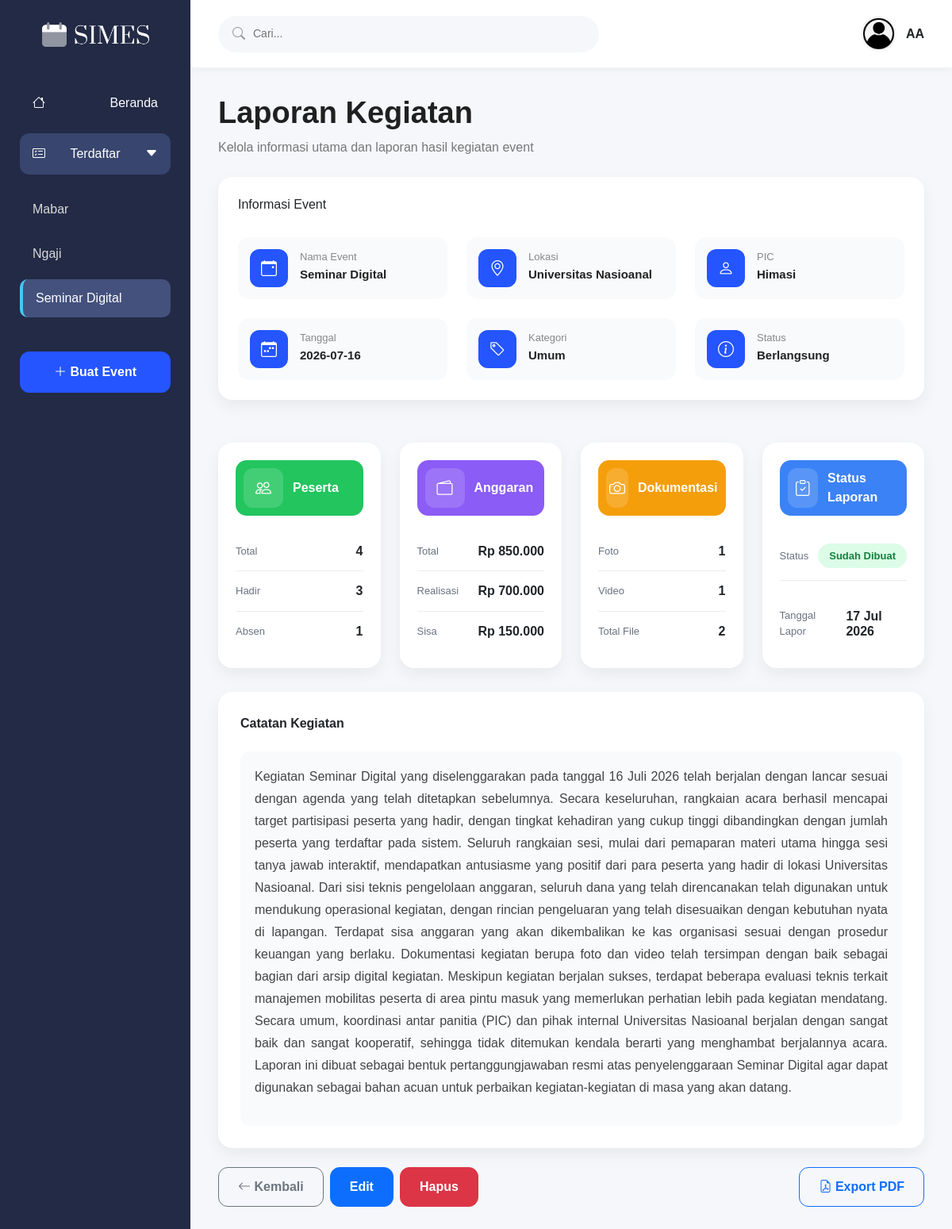
Page /reports/index.php?id_event=9 (signed in) on the committed database.
### tables this page shows
CREATE TABLE IF NOT EXISTS `events` (
  `id_event` int(11) NOT NULL AUTO_INCREMENT,
  `id_user` int(11) NOT NULL,
  `nama_event` varchar(150) NOT NULL,
  `kategori_event` varchar(100) NOT NULL,
  `lokasi` varchar(150) NOT NULL,
  `tanggal` date NOT NULL,
  `waktu` time NOT NULL,
  `penanggung_jawab` varchar(100) NOT NULL,
  `deskripsi` text DEFAULT NULL,
  `banner` varchar(255) DEFAULT NULL,
  `status_event` enum('draft','akan datang','berlangsung','selesai') DEFAULT 'draft',
  `created_at` timestamp NOT NULL DEFAULT current_timestamp(),
  PRIMARY KEY (`id_event`),
  KEY `fk_events_user` (`id_user`)
);

CREATE TABLE IF NOT EXISTS `reports` (
  `id_laporan` int(11) NOT NULL AUTO_INCREMENT,
  `id_event` int(11) NOT NULL,
  `catatan_kegiatan` text DEFAULT NULL,
  `total_peserta` int(11) DEFAULT 0,
  `total_hadir` int(11) DEFAULT 0,
  `total_anggaran` decimal(15,2) DEFAULT 0.00,
  `total_realisasi` decimal(15,2) DEFAULT 0.00,
  `total_foto` int(11) DEFAULT 0,
  `total_video` int(11) DEFAULT 0,
  `tanggal_laporan` date DEFAULT NULL,
  `created_at` timestamp NOT NULL DEFAULT current_timestamp(),
  `updated_at` timestamp NOT NULL DEFAULT current_timestamp() ON UPDATE current_timestamp(),
  PRIMARY KEY (`id_laporan`),
  UNIQUE KEY `id_event` (`id_event`)
);

### reports/index.php (the view, shortened to what this page needs)
<?php
include '../config/database.php';
$id_user = $_SESSION['id_user'];
$nama = $_SESSION['nama'];
$id_event = (int)($_GET['id_event'] ?? 0);
$event = mysqli_fetch_assoc(mysqli_query($conn, "SELECT * FROM events WHERE id_event = '$id_event' AND id_user = '$id_user'"));
$result_sidebar = mysqli_query($conn, "SELECT id_event, nama_event FROM events WHERE id_user = '$id_user' ORDER BY id_event DESC");
$report = mysqli_fetch_assoc(mysqli_query($conn, "SELECT * FROM reports WHERE id_event = '$id_event' LIMIT 1"));
$total_peserta = mysqli_fetch_assoc(mysqli_query($conn, "SELECT COUNT(*) AS total FROM participants WHERE id_event = '$id_event'"))['total'];
$total_hadir = mysqli_fetch_assoc(mysqli_query($conn, "SELECT COUNT(*) AS total FROM participants WHERE id_event = '$id_event' AND status_kehadiran = 'hadir'"))['total'];
$total_tidak_hadir = $total_peserta - $total_hadir;
$total_anggaran = mysqli_fetch_assoc(mysqli_query($conn, "SELECT COALESCE(SUM(anggaran),0) AS total FROM budgets WHERE id_event = '$id_event'"))['total'];
$total_realisasi = mysqli_fetch_assoc(mysqli_query($conn, "SELECT COALESCE(SUM(realisasi),0) AS total FROM budgets WHERE id_event = '$id_event'"))['total'];
$sisa_anggaran = $total_anggaran - $total_realisasi;
$total_foto = mysqli_fetch_assoc(mysqli_query($conn, "SELECT COUNT(*) AS total FROM documentations WHERE id_event = '$id_event' AND jenis_file='foto'"))['total'];
$total_video = mysqli_fetch_assoc(mysqli_query($conn, "SELECT COUNT(*) AS total FROM documentations WHERE id_event = '$id_event' AND jenis_file='video'"))['total'];
?>
<!DOCTYPE html>
<html lang="id">
<head>
    <link href="https://cdn.jsdelivr.net/npm/bootstrap@5.3.3/dist/css/bootstrap.min.css" rel="stylesheet">
    <link rel="stylesheet" href="https://cdn.jsdelivr.net/npm/bootstrap-icons@1.11.3/font/bootstrap-icons.css">
    <link rel="stylesheet" href="../assets/css/laporan.css">
</head>
<body>
    <div class="wrapper">
        <aside class="sidebar">
            <div class="logo">
                <img src="../assets/img/logo.png" alt="SIMES">
            </div>
            <ul class="menu">
                <li>
                    <a href="../beranda.php">
                        <i class="bi bi-house"></i> Beranda
                    </a>
                </li>
                <li class="active">
                    <a href="#">
                        <i class="bi bi-card-checklist"></i> Terdaftar <i class="bi bi-caret-down-fill arrow"></i>
                    </a>
                </li>
            </ul>
            <div class="event-list">
                <?php while ($row = mysqli_fetch_assoc($result_sidebar)): ?>
                    <a class="<?php echo ($row['id_event'] == $id_event) ? 'selected' : ''; ?>"
                        href="index.php?id_event=<?php echo $row['id_event']; ?>">
                        <?php echo htmlspecialchars($row['nama_event']); ?>
                    </a>
                <?php endwhile; ?>
            </div>
            <button class="btn-event" onclick="window.location.href='../events/create.php'">
                <i class="bi bi-plus-lg"></i> Buat Event
            </button>
        </aside>
        <main class="main-content">
            <header class="topbar">
                <div class="search"><i class="bi bi-search"></i><input type="text" placeholder="Cari..."></div>
                <div class="profile"><img src="../assets/img/profile.jpg" alt="Profile"><span><?php echo htmlspecialchars($nama); ?></span></div>
            </header>
            <div class="content">
                <div class="content-header">
                    <h2>Laporan Kegiatan</h2>
                    <p>Kelola informasi utama dan laporan hasil kegiatan event</p>
                </div>
                <div class="event-card">
                    <h6>Informasi Event</h6>
                    <div class="row g-4 mt-2">
                        <div class="col-md-4">
                            <div class="info-item">
                                <i class="bi bi-calendar-event"></i>
                                <div><small>Nama Event</small>
                                    <h6><?= htmlspecialchars($event['nama_event']) ?></h6>
                                </div>
                            </div>
                        </div>
                        <div class="col-md-4">
                            <div class="info-item"><i class="bi bi-geo-alt"></i>
                                <div><small>Lokasi</small>
                                    <h6><?= htmlspecialchars($event['lokasi']) ?></h6>
                                </div>
                            </div>
                        </div>
                        <div class="col-md-4">
                            <div class="info-item"><i class="bi bi-person"></i>
                                <div><small>PIC</small>
                                    <h6><?= htmlspecialchars($event['penanggung_jawab']) ?></h6>
                                </div>
                            </div>
                        </div>
                        <div class="col-md-4">
                            <div class="info-item"><i class="bi bi-calendar-week"></i>
                                <div><small>Tanggal</small>
                                    <h6><?= htmlspecialchars($event['tanggal'] ?? '-') ?></h6>
                                </div>
                            </div>
                        </div>
                        <div class="col-md-4">
                            <div class="info-item"><i class="bi bi-tag"></i>
                                <div><small>Kategori</small>
                                    <h6><?= htmlspecialchars($event['kategori'] ?? 'Umum') ?></h6>
                                </div>
                            </div>
                        </div>
                        <div class="col-md-4">
                            <div class="info-item"><i class="bi bi-info-circle"></i>
                                <div><small>Status</small>
                                    <h6><?= htmlspecialchars($event['status'] ?? 'Berlangsung') ?></h6>
                                </div>
                            </div>
                        </div>
                    </div>
                </div>
                <div class="row g-4 mt-2">
                    <div class="col-lg-3">
                        <div class="summary-card peserta">
                            <div class="summary-header"><i class="bi bi-people"></i><span>Peserta</span></div>
                            <div class="summary-body">
                                <div class="summary-item"><small>Total</small>
                                    <h5><?= $total_peserta ?></h5>
                                </div>
                                <div class="summary-item"><small>Hadir</small>
                                    <h5><?= $total_hadir ?></h5>
                                </div>
                                <div class="summary-item"><small>Absen</small>
                                    <h5><?= $total_tidak_hadir ?></h5>
                                </div>
                            </div>
                        </div>
                    </div>
                    <div class="col-lg-3">
                        <div class="summary-card anggaran">
                            <div class="summary-header"><i class="bi bi-wallet2"></i><span>Anggaran</span></div>
                            <div class="summary-body">
                                <div class="summary-item"><small>Total</small>
                                    <h5>Rp <?= number_format($total_anggaran, 0, ',', '.') ?></h5>
                                </div>
                                <div class="summary-item"><small>Realisasi</small>
                                    <h5>Rp <?= number_format($total_realisasi, 0, ',', '.') ?></h5>
                                </div>
                                <div class="summary-item"><small>Sisa</small>
                                    <h5>Rp <?= number_format($sisa_anggaran, 0, ',', '.') ?></h5>
                                </div>
                            </div>
                        </div>
                    </div>
                    <div class="col-lg-3">
                        <div class="summary-card dokumentasi">
                            <div class="summary-header"><i class="bi bi-camera"></i><span>Dokumentasi</span></div>
                            <div class="summary-body">
                                <div class="summary-item"><small>Foto</small>
                                    <h5><?= $total_foto ?></h5>
                                </div>
                                <div class="summary-item"><small>Video</small>
                                    <h5><?= $total_video ?></h5>
                                </div>
                                <div class="summary-item"><small>Total File</small>
                                    <h5><?= $total_foto + $total_video ?></h5>
                                </div>
                            </div>
                        </div>
                    </div>
                    <div class="col-lg-3">
                        <div class="summary-card kegiatan">
                            <div class="summary-header"><i class="bi bi-clipboard-check"></i><span>Status Laporan</span></div>
                            <div class="summary-body">
                                <div class="summary-item"><small>Status</small><span class="status-event"><?= $report ? 'Sudah Dibuat' : 'Belum Dibuat' ?></span></div>
                                <div class="summary-item"><small>Tanggal Lapor</small>
                                    <h5><?= $report ? date('d M Y', strtotime($report['tanggal_laporan'])) : '-' ?></h5>
                                </div>
                            </div>
                        </div>
                    </div>
                </div>
                <div class="note-card">
                    <label class="form-label fw-semibold">Catatan Kegiatan</label>
                    <div class="note-content">
                        <p style="text-align: justify !important;"><?= htmlspecialchars($report['catatan_kegiatan'] ?? 'Belum ada catatan.') ?></p>
                    </div>
                </div>
                <div class="action-area mt-4">
                    <div class="d-flex gap-2">
                        <a href="/simes/dashboard.php?id_event=<?= $id_event ?>" class="btn btn-outline-secondary btn-save"><i class="bi bi-arrow-left"></i> Kembali</a>
                        <?php if ($report): ?>
                            <a href="edit.php?id_event=<?= $id_event ?>" class="btn btn-primary btn-save">Edit</a>
                            <a href="delete.php?id_event=<?= $id_event ?>" class="btn btn-danger btn-save" onclick="return confirm('Hapus?')">Hapus</a>
                        <?php else: ?>
                            <a href="create.php?id_event=<?= $id_event ?>" class="btn btn-primary btn-save">Buat</a>
                        <?php endif; ?>
                    </div>
                    <button class="btn btn-outline-primary btn-export" onclick="window.print()"><i class="bi bi-file-earmark-pdf"></i> Export PDF</button>
                </div>
            </div>
        </main>
    </div>
</body>
</html>

### rows in the picture
events: nama_event "Mabar"
events: nama_event "Ngaji"
events: nama_event "Seminar Digital", lokasi "Universitas Nasioanal", penanggung_jawab "Himasi", tanggal "2026-07-16"
reports: tanggal_laporan "17 Jul 2026", catatan_kegiatan "Kegiatan Seminar Digital yang diselenggarakan pada tanggal 16 Juli 2026 telah berjalan dengan lancar sesuai dengan agenda yang telah ditetapkan sebelumnya. Secara keseluruhan, rangkaian acara berhasil mencapai target partisipasi peserta yang hadir, dengan tingkat kehadiran yang cukup tinggi dibandingkan dengan jumlah peserta yang terdaftar pada sistem. Seluruh rangkaian sesi, mulai dari pemaparan materi utama hingga sesi tanya jawab interaktif, mendapatkan antusiasme yang positif dari para peserta yang hadir di lokasi Universitas Nasioanal. Dari sisi teknis pengelolaan anggaran, seluruh dana yang telah direncanakan telah digunakan untuk mendukung operasional kegiatan, dengan rincian…"

### other values in the picture
$nama "AA"
$event['kategori'] "Umum"
$event['status'] "Berlangsung"
$total_peserta "4"
$total_hadir "3"
$total_tidak_hadir "1"
$total_anggaran "850.000"
$total_realisasi "700.000"
$sisa_anggaran "150.000"
$total_foto "1"
$total_video "1"
$total_foto + $total_video "2"
